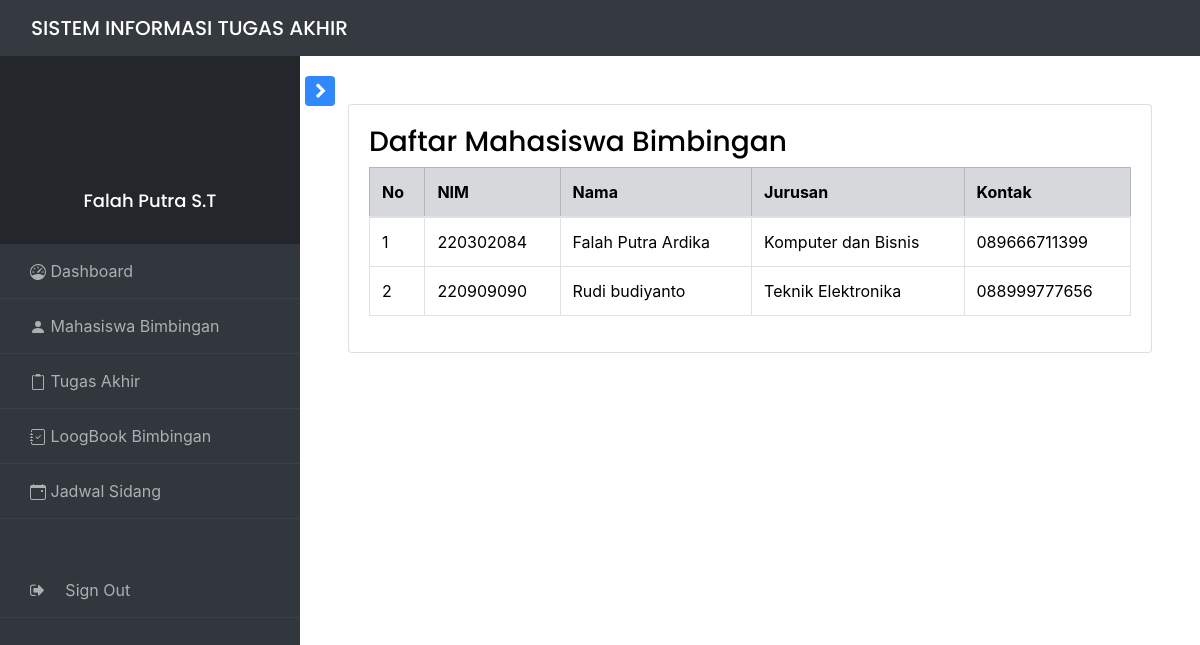
The page /views/Dosen/mhs_bim.php (signed in) on the database its author committed.
### tables this page shows
CREATE TABLE `dosen` (
  `nip` int NOT NULL,
  `nama_dosen` varchar(50) NOT NULL,
  `jurusan` varchar(50) NOT NULL,
  `alamat` varchar(50) NOT NULL,
  `kontak` varchar(20) NOT NULL
);

CREATE TABLE `mahasiswa` (
  `nim` int NOT NULL,
  `nip` int DEFAULT NULL,
  `nama_mhs` varchar(50) NOT NULL,
  `prodi_mhs` varchar(50) NOT NULL,
  `alamat` varchar(50) NOT NULL,
  `ttl` varchar(50) NOT NULL,
  `kontak` varchar(50) NOT NULL,
  `angkatan` varchar(20) NOT NULL
);

### controllers/dosenController.php (called while the page is built, shortened)
<?php
include_once '../../models/dosen.php';
class dosenController{
    private $model;
    public function __construct($db){
        $this->model = new dosen($db);
    }
    public function getnamabynip($nip){
        return $this->model->getnamabynip($nip);
    }
}

### models/dosen.php (called while the page is built, shortened)
<?php
class dosen{
    private $koneksi;
    public function __construct($db){
        $this->koneksi = $db;
    }
    public function getnamabynip($nip){
        $query = "SELECT * from dosen where nip ='$nip'";
        $result = mysqli_query($this->koneksi,$query);
        return $result;
    }
}
?>

### controllers/mahasiswaController.php (called while the page is built, shortened)
<?php
include_once '../../models/mahasiswa.php';
class mahasiswaController{
    private $model;
    public function __construct($db){
        $this->model = new mahasiswa($db);
    }
    public function getmhsbynip($nip){
        return $this->model->getmhsbynip($nip);
    }
}

### models/mahasiswa.php (called while the page is built, shortened)
<?php
class mahasiswa{
    private $koneksi;
    public function __construct($db){
        $this->koneksi = $db;
    }
    public function getmhsbynip($nip){
        $query ="SELECT * FROM mahasiswa WHERE nip = '$nip'";
        $result = mysqli_query($this->koneksi, $query);
        return $result;
    }
    }
?>

### views/Dosen/mhs_bim.php (the view, shortened to what this page needs)
<?php
include_once '../../config.php';
include_once '../../controllers/mahasiswaController.php';
include_once '../../controllers/dosenController.php';
require '../../navbar_dsn.php';
$database = new database;
$db = $database->getKoneksi();
$nip = isset($_SESSION['nip']) ? $_SESSION['nip'] : null;
$mahasiswaController = new mahasiswaController($db);
$mahasiswa = $mahasiswaController->getmhsbynip($nip);
?>
<div id="content" class="p-4 p-md-5 pt-5">
  <div class="card recent-sales overflow-auto">
    <div class="card-body">
    <h3>Daftar Mahasiswa Bimbingan</h3>
    <table class="table table-bordered">
      <thead>
        <tr class="table-secondary">
          <th scope="col">No</th>
          <th scope="col">NIM</th>
          <th scope="col">Nama</th>
          <th scope="col">Jurusan</th>
          <th scope="col">Kontak</th>
        </tr>
      </thead>
      <tbody>
        <?php
        $no = 1;
        foreach ($mahasiswa as $x) {
        ?>
          <tr>
            <td><?php echo $no++ ?></td>
            <td><?php echo $x['nim'] ?></td>
            <td><?php echo $x['nama_mhs'] ?></td>
            <td><?php echo $x['prodi_mhs'] ?></td>
            <td><?php echo $x['kontak'] ?></td>
          </tr>
        <?php
        }
        ?>
      </tbody>
    </table>
  </div>
  </body>
  </html>

### navbar_dsn.php (shortened to what this page needs)
<?php
include_once '../../controllers/dosenController.php';
$database = new database;
$db = $database->getKoneksi();
$nip = isset($_SESSION['nip']) ? $_SESSION['nip'] : null;
$dosenController = new dosenController($db);
$namadsn = $dosenController->getnamabynip($nip);
?>
<!doctype html>
<html lang="en">
<head>
    <link rel="stylesheet" href="https://stackpath.bootstrapcdn.com/font-awesome/4.7.0/css/font-awesome.min.css">
    <link href="https://cdn.jsdelivr.net/npm/bootstrap@5.3.2/dist/css/bootstrap.min.css" rel="stylesheet">
    <link rel="stylesheet" href="assets/style.css">
    <link rel="stylesheet" href="https://cdnjs.cloudflare.com/ajax/libs/font-awesome/4.7.0/css/font-awesome.min.css">
    <link rel="stylesheet" href="https://stackpath.bootstrapcdn.com/bootstrap/4.3.1/css/bootstrap.min.css">
</head>
<body>
    <nav class="navbar navbar-expand-lg navbar-light bg-dark">
        <div class="container-fluid">
            <h2 class="navbar-brand mb-0" style="color: white;">SISTEM INFORMASI TUGAS AKHIR</h2>
        </div>
    </nav>
    <div class="wrapper d-flex align-items-stretch">
        <nav id="sidebar">
            <div class="custom-menu">
                <button type="button" id="sidebarCollapse" class="btn btn-primary">
                </button>
            </div>
            <div class="img bg-wrap text-center py-4" style="background-image: url(images/bg_1.jpg);">
                <div class="user-logo">
                    <div class="img" style="background-image: url(images/logo.jpg);"></div>
                    <h3><?php
                        foreach ($namadsn as $d) {
                            echo $d['nama_dosen'];
                        } ?></h3>
                </div>
            </div>
            <ul class="list-unstyled components mb-5">
                <li>
                    <a href="dosen"> Dashboard</a>
                </li>
                <li>
                    <a href="mhs_bim"><svg xmlns="http://www.w3.org/2000/svg" width="16" height="16" fill="currentColor" class="bi bi-person-fill" viewBox="0 0 16 16">
                            <path d="M3 14s-1 0-1-1 1-4 6-4 6 3 6 4-1 1-1 1zm5-6a3 3 0 1 0 0-6 3 3 0 0 0 0 6" />
                        </svg> Mahasiswa Bimbingan</a>
                </li>
                <li>
                    <a href="ta_dsn"> Tugas Akhir</a>
                </li>
                <li>
                    <a href="logbook"> LoogBook Bimbingan</a>
                </li>
                <li>
                    <a href="docta.php"> Jadwal Sidang</a>
                <li>
                    <a href="login"><span class="fa fa-sign-out mr-3 mt-5"></span> Sign Out</a>
                </li>
            </ul>
        </nav>

### rows shown on the page
dosen: nama_dosen "Falah Putra S.T"
mahasiswa: nim "220302084", nama_mhs "Falah Putra Ardika", prodi_mhs "Komputer dan Bisnis", kontak "089666711399"
mahasiswa: nim "220909090", nama_mhs "Rudi budiyanto", prodi_mhs "Teknik Elektronika", kontak "088999777656"
